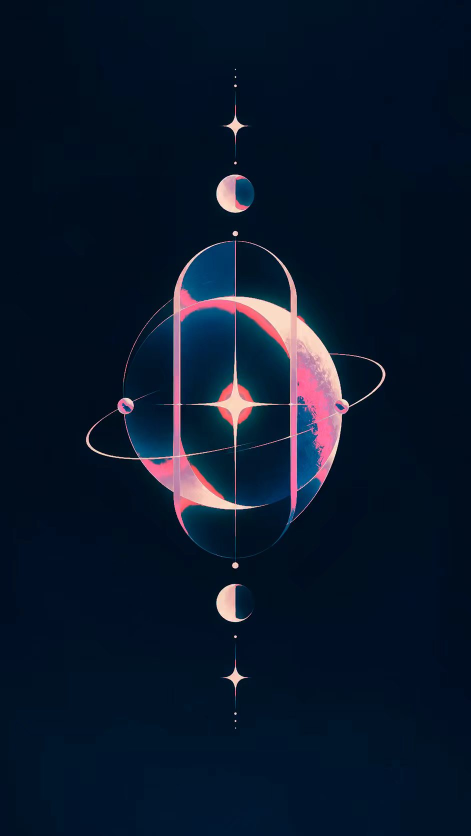
#> input picture design/splash-default-source.jpg, 941 x 1672 px (shown at 1/2 size)
$ python make_assets.py
#> lines starting #> are read from the running program, lines starting #| are printed output that depends on the picture
"""从 design/ 里的原图生成 app 用的默认开屏图和图标（需要 Pillow：pip install pillow）。

    python design/make_assets.py

输出：
  app/src/main/res/drawable-nodpi/splash_art.webp    开屏图：裁掉上下空白，四边渐变融进开屏底色
  app/src/main/res/drawable-nodpi/ic_launcher_art.png 图标：只取门，放在 108dp 画布的安全区里，
                                                     桌面会自己套圆角方块或圆形
  app/src/main/res/drawable-xxxhdpi/ic_notification.png 通知栏小图标：门的白色剪影（安卓只认单色），96 像素=24dp
  docs/icon.png                                       README 顶上的图标：上面那个图标套圆角方块
换图的话替换 design/ 里的两张原图；构图不一样时要改下面的裁剪坐标。
"""
import os
import warnings
from PIL import Image, ImageChops, ImageDraw, ImageFilter

warnings.filterwarnings('ignore', category=DeprecationWarning)  # Pillow 12 提示 putdata 改名，不影响结果

ROOT = os.path.dirname(os.path.dirname(os.path.abspath(__file__)))
DESIGN = os.path.join(ROOT, 'design')
RES = os.path.join(ROOT, 'app', 'src', 'main', 'res')

SPLASH_BG = (1, 16, 37)   # 开屏底色，和 values/colors 里的 splash_bg 一致
ICON_BG = (2, 18, 33)     # 图标底色，和 icon_bg 一致


def feather(img, bg, side, top_bottom):
    """把图片四边按比例渐变融进纯色底，贴在同色底上看不出接缝。"""
    w, h = img.size

    def ramp(n, fade):
        out = []
        for i in range(n):
            d = min(i, n - 1 - i)
            out.append(255 if fade == 0 or d >= fade else int(255 * (d / fade) ** 1.5))
        return out

    across = Image.new('L', (w, 1))
    across.putdata(ramp(w, int(w * side)))
    down = Image.new('L', (1, h))
    down.putdata(ramp(h, int(h * top_bottom)))
    # 两个方向各自渐变，角上取更透明的那个
    mask = ImageChops.darker(across.resize((w, h), Image.NEAREST), down.resize((w, h), Image.NEAREST))
    out = Image.new('RGB', (w, h), bg)
    out.paste(img, (0, 0), mask)
    return out


def splash():
    src = Image.open(os.path.join(DESIGN, 'splash-default-source.jpg')).convert('RGB')
#> src is the input picture: PIL image 941x1672 RGB; mean R, G, B 10.3, 24.1, 43.2
    w, h = src.size
#> w = 941; h = 1672
    # 图案在原图纵向 10.1%–86.3%，上下各留一点再裁
    art = feather(src.crop((0, int(h * 0.075), w, int(h * 0.895))), SPLASH_BG, 0.06, 0.08)
#> in feather, `mask = ImageChops.darker(across.resize((w, h), Image.NEAREST), down.re..`:
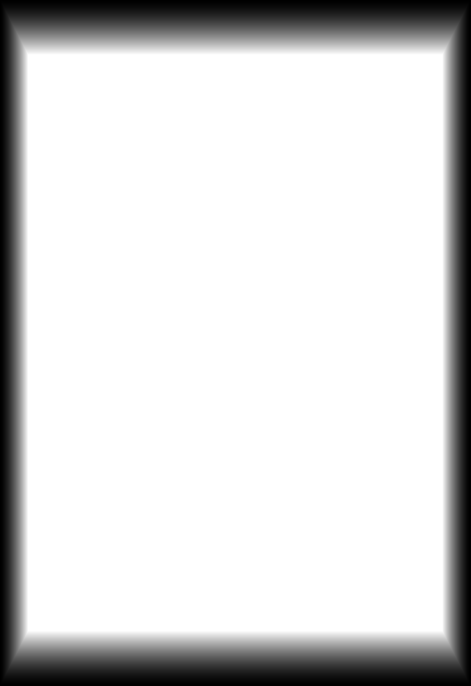
#> mask: PIL image 941x1371 L (shown at 1/2 size); min 0, max 255, mean 214
#> in feather, `out = Image.new('RGB', (w, h), bg)`:
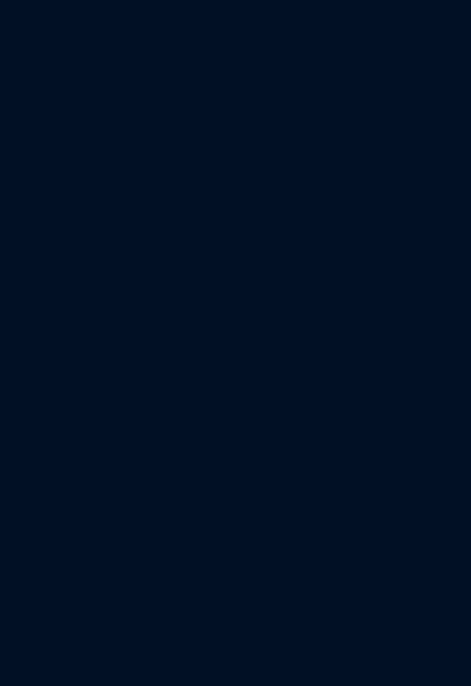
#> out: PIL image 941x1371 RGB (shown at 1/2 size); mean R, G, B 1, 16, 37
#> in feather, `out.paste(img, (0, 0), mask)`:
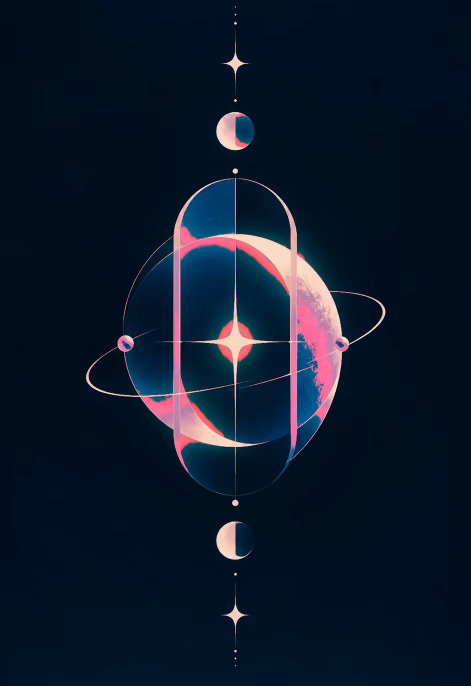
#> img: PIL image 941x1371 RGB (shown at 1/2 size); mean R, G, B 12.5, 25.2, 44
    out = os.path.join(RES, 'drawable-nodpi', 'splash_art.webp')
    os.makedirs(os.path.dirname(out), exist_ok=True)
    art.save(out, 'WEBP', quality=92, method=6)
    return out, art.size


def icon(size=768):
#> (the run stopped early here; a loop or call above may not have finished)
